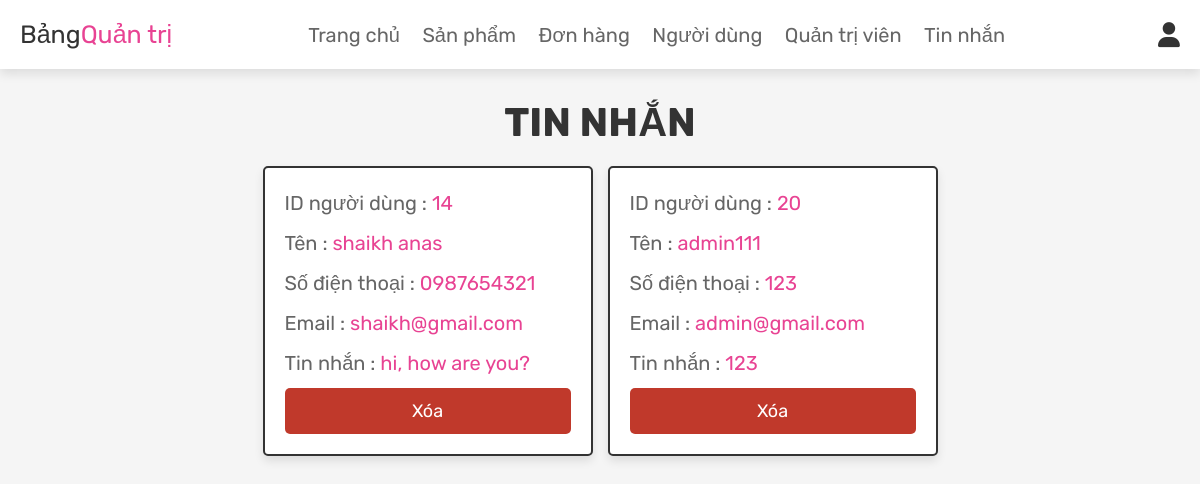
/admin_contacts.php (signed in), run on the app's committed database.
### tables this page shows
CREATE TABLE `message` (
  `id` int(100) NOT NULL,
  `user_id` int(100) NOT NULL,
  `name` varchar(100) NOT NULL,
  `email` varchar(100) NOT NULL,
  `number` varchar(12) NOT NULL,
  `message` varchar(500) NOT NULL
);

### admin_contacts.php (the view, shortened to what this page needs)
<?php
@include 'config.php';
?>
<!DOCTYPE html>
<html lang="vi">
<head>
   <link rel="stylesheet" href="https://cdnjs.cloudflare.com/ajax/libs/font-awesome/6.0.0/css/all.min.css">
   <link rel="stylesheet" href="css/admin_style.css">
</head>
<body>
<?php @include 'admin_header.php'; ?>
<section class="messages">
   <h1 class="title">Tin nhắn</h1>
   <div class="box-container">
      <?php
       $select_message = mysqli_query($conn, "SELECT * FROM `message`") or die('query failed');
       if(mysqli_num_rows($select_message) > 0){
          while($fetch_message = mysqli_fetch_assoc($select_message)){
      ?>
      <div class="box">
         <p>ID người dùng : <span><?php echo $fetch_message['user_id']; ?></span> </p>
         <p>Tên : <span><?php echo $fetch_message['name']; ?></span> </p>
         <p>Số điện thoại : <span><?php echo $fetch_message['number']; ?></span> </p>
         <p>Email : <span><?php echo $fetch_message['email']; ?></span> </p>
         <p>Tin nhắn : <span><?php echo $fetch_message['message']; ?></span> </p>
         <a href="admin_contacts.php?delete=<?php echo $fetch_message['id']; ?>" onclick="return confirm('Bạn có chắc chắn muốn xóa tin nhắn này?');" class="delete-btn">Xóa</a>
      </div>
      <?php
         }
      }else{
         echo '<p class="empty">Bạn không có tin nhắn nào!</p>';
      }
      ?>
   </div>
</section>
</body>
</html>

### css/admin_style.css (style rules this page uses)
:root { --pink:#e84393; --red:#c0392b; --orange:#f39c12; --black:#333; --white:#fff; --light-color:#666; --light-white:#ccc; --light-bg:#f5f5f5; --border:.2rem solid var(--black); --box-shadow:0 .5rem 1rem rgba(0,0,0,.1); }
* { font-family: 'Rubik', sans-serif; margin:0; padding:0; box-sizing: border-box; outline: none; border:none; text-decoration: none; transition:all .2s linear; }
html { font-size: 62.5%; overflow-x: hidden; scroll-behavior: smooth; scroll-padding-top: 6.5rem; }
body { background: var(--light-bg); }
section { padding:3rem 2rem; }
.title { text-align: center; margin-bottom: 2rem; color:var(--black); text-transform: uppercase; font-size: 4rem; }
.btn, .delete-btn, .option-btn { display: inline-block; border-radius: .5rem; margin-top: 1rem; font-size: 1.8rem; color:var(--white); cursor: pointer; padding:1rem 3rem; text-transform: capitalize; }
.delete-btn { background-color: var(--red); }
.messages .box-container { display: grid; grid-template-columns: repeat(auto-fit, 33rem); gap:1.5rem; align-items: flex-start; max-width: 1200px; margin: 0 auto; justify-content: center; }
.messages .box-container .box { padding:2rem; border:var(--border); background-color: var(--white); box-shadow: var(--box-shadow); border-radius: .5rem; }
.messages .box-container .box p { font-size: 2rem; color:var(--light-color); margin-bottom: 1rem; line-height: 1.5; }
.messages .box-container .box p span { color:var(--pink); }
.btn, .delete-btn, .option-btn { display: block; margin-top: 1rem; border-radius: .5rem; cursor: pointer; width: 100%; font-size: 1.8rem; color:var(--white); padding:1.2rem 3rem; text-transform: capitalize; text-align: center; }

### data on the page
message: user "14", name "shaikh anas", number "0987654321", email "shaikh@gmail.com", message "hi, how are you?"
message: user "20", name "admin111", number "123", email "admin@gmail.com", message "123"
